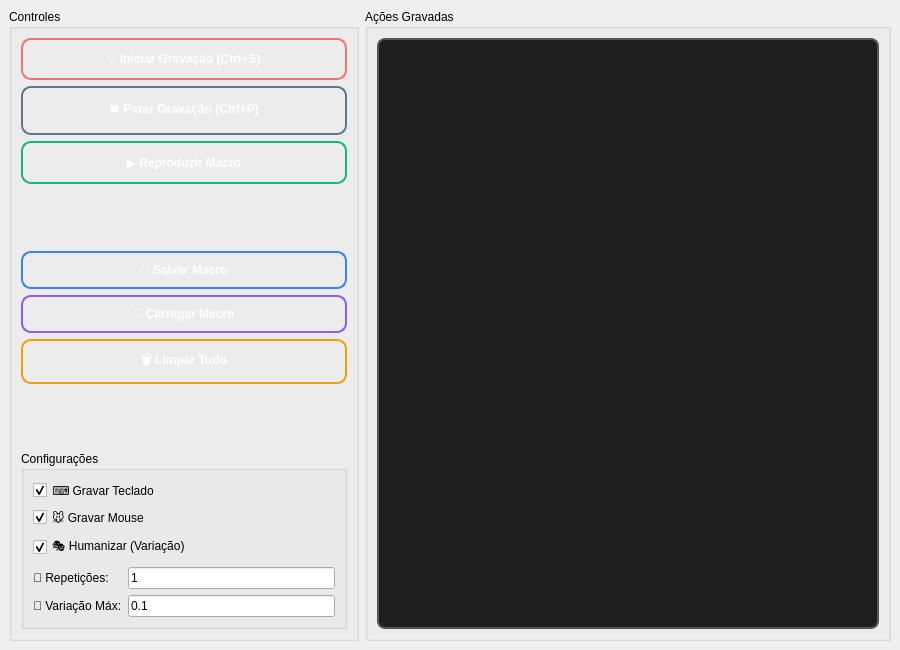
<?xml version="1.0" encoding="UTF-8"?>
<ui version="4.0">
 <class>MainWindow</class>
 <widget class="QMainWindow" name="MainWindow">
  <property name="geometry">
   <rect>
    <x>0</x>
    <y>0</y>
    <width>900</width>
    <height>650</height>
   </rect>
  </property>
  <property name="windowTitle">
   <string>MacroApp Professional</string>
  </property>
  <property name="styleSheet">
   <string notr="true">QMainWindow {
    background: qlineargradient(x1: 0, y1: 0, x2: 0, y2: 1,
        stop: 0 #2d2d30, stop: 1 #1e1e1e);
    color: white;
}</string>
  </property>
  <widget class="QWidget" name="centralwidget">
   <layout class="QHBoxLayout" name="horizontalLayout">
    <item>
     <widget class="QGroupBox" name="controlGroup">
      <property name="minimumSize">
       <size>
        <width>300</width>
        <height>0</height>
       </size>
      </property>
      <property name="maximumSize">
       <size>
        <width>350</width>
        <height>16777215</height>
       </size>
      </property>
      <property name="title">
       <string>Controles</string>
      </property>
      <layout class="QVBoxLayout" name="verticalLayout">
       <item>
        <widget class="QPushButton" name="recordButton">
         <property name="styleSheet">
          <string notr="true">QPushButton {
    background: qlineargradient(x1: 0, y1: 0, x2: 0, y2: 1,
        stop: 0 #dc2626, stop: 1 #b91c1c);
    border: 2px solid #f87171;
    border-radius: 10px;
    padding: 12px;
    color: white;
    font-weight: bold;
    font-size: 12px;
}
QPushButton:hover {
    background: qlineargradient(x1: 0, y1: 0, x2: 0, y2: 1,
        stop: 0 #ef4444, stop: 1 #dc2626);
}
QPushButton:pressed {
    background: qlineargradient(x1: 0, y1: 0, x2: 0, y2: 1,
        stop: 0 #b91c1c, stop: 1 #991b1b);
}</string>
         </property>
         <property name="text">
          <string>🎤 Iniciar Gravação (Ctrl+S)</string>
         </property>
        </widget>
       </item>
       <item>
        <widget class="QPushButton" name="stopButton">
         <property name="styleSheet">
          <string notr="true">QPushButton {
    background: qlineargradient(x1: 0, y1: 0, x2: 0, y2: 1,
        stop: 0 #475569, stop: 1 #334155);
    border: 2px solid #64748b;
    border-radius: 10px;
    padding: 12px;
    color: white;
    font-weight: bold;
    font-size: 12px;
}
QPushButton:hover {
    background: qlineargradient(x1: 0, y1: 0, x2: 0, y2: 1,
        stop: 0 #64748b, stop: 1 #475569);
}</string>
         </property>
         <property name="text">
          <string>⏹️ Parar Gravação (Ctrl+P)</string>
         </property>
        </widget>
       </item>
       <item>
        <widget class="QPushButton" name="playButton">
         <property name="styleSheet">
          <string notr="true">QPushButton {
    background: qlineargradient(x1: 0, y1: 0, x2: 0, y2: 1,
        stop: 0 #059669, stop: 1 #047857);
    border: 2px solid #10b981;
    border-radius: 10px;
    padding: 12px;
    color: white;
    font-weight: bold;
    font-size: 12px;
}
QPushButton:hover {
    background: qlineargradient(x1: 0, y1: 0, x2: 0, y2: 1,
        stop: 0 #10b981, stop: 1 #059669);
}</string>
         </property>
         <property name="text">
          <string>▶️ Reproduzir Macro</string>
         </property>
        </widget>
       </item>
       <item>
        <spacer name="verticalSpacer">
         <property name="orientation">
          <enum>Qt::Vertical</enum>
         </property>
         <property name="sizeHint" stdset="0">
          <size>
           <width>20</width>
           <height>20</height>
          </size>
         </property>
        </spacer>
       </item>
       <item>
        <widget class="QPushButton" name="saveButton">
         <property name="styleSheet">
          <string notr="true">QPushButton {
    background: qlineargradient(x1: 0, y1: 0, x2: 0, y2: 1,
        stop: 0 #2563eb, stop: 1 #1d4ed8);
    border: 2px solid #3b82f6;
    border-radius: 10px;
    padding: 10px;
    color: white;
    font-weight: bold;
}
QPushButton:hover {
    background: qlineargradient(x1: 0, y1: 0, x2: 0, y2: 1,
        stop: 0 #3b82f6, stop: 1 #2563eb);
}</string>
         </property>
         <property name="text">
          <string>💾 Salvar Macro</string>
         </property>
        </widget>
       </item>
       <item>
        <widget class="QPushButton" name="loadButton">
         <property name="styleSheet">
          <string notr="true">QPushButton {
    background: qlineargradient(x1: 0, y1: 0, x2: 0, y2: 1,
        stop: 0 #7c3aed, stop: 1 #6d28d9);
    border: 2px solid #8b5cf6;
    border-radius: 10px;
    padding: 10px;
    color: white;
    font-weight: bold;
}
QPushButton:hover {
    background: qlineargradient(x1: 0, y1: 0, x2: 0, y2: 1,
        stop: 0 #8b5cf6, stop: 1 #7c3aed);
}</string>
         </property>
         <property name="text">
          <string>📂 Carregar Macro</string>
         </property>
        </widget>
       </item>
       <item>
        <widget class="QPushButton" name="clearButton">
         <property name="styleSheet">
          <string notr="true">QPushButton {
    background: qlineargradient(x1: 0, y1: 0, x2: 0, y2: 1,
        stop: 0 #d97706, stop: 1 #b45309);
    border: 2px solid #f59e0b;
    border-radius: 10px;
    padding: 10px;
    color: white;
    font-weight: bold;
}
QPushButton:hover {
    background: qlineargradient(x1: 0, y1: 0, x2: 0, y2: 1,
        stop: 0 #f59e0b, stop: 1 #d97706);
}</string>
         </property>
         <property name="text">
          <string>🗑️ Limpar Tudo</string>
         </property>
        </widget>
       </item>
       <item>
        <spacer name="verticalSpacer_2">
         <property name="orientation">
          <enum>Qt::Vertical</enum>
         </property>
         <property name="sizeHint" stdset="0">
          <size>
           <width>20</width>
           <height>30</height>
          </size>
         </property>
        </spacer>
       </item>
       <item>
        <widget class="QGroupBox" name="settingsGroup">
         <property name="title">
          <string>Configurações</string>
         </property>
         <layout class="QGridLayout" name="gridLayout">
          <item row="0" column="0" colspan="2">
           <widget class="QCheckBox" name="recordKeyboardCheckbox">
            <property name="checked">
             <bool>true</bool>
            </property>
            <property name="text">
             <string>⌨️ Gravar Teclado</string>
            </property>
           </widget>
          </item>
          <item row="1" column="0" colspan="2">
           <widget class="QCheckBox" name="recordMouseCheckbox">
            <property name="checked">
             <bool>true</bool>
            </property>
            <property name="text">
             <string>🐭 Gravar Mouse</string>
            </property>
           </widget>
          </item>
          <item row="2" column="0" colspan="2">
           <widget class="QCheckBox" name="humanizeCheckbox">
            <property name="checked">
             <bool>true</bool>
            </property>
            <property name="text">
             <string>🎭 Humanizar (Variação)</string>
            </property>
           </widget>
          </item>
          <item row="3" column="0">
           <widget class="QLabel" name="repsLabel">
            <property name="text">
             <string>🔄 Repetições:</string>
            </property>
           </widget>
          </item>
          <item row="3" column="1">
           <widget class="QLineEdit" name="repsEdit">
            <property name="text">
             <string>1</string>
            </property>
           </widget>
          </item>
          <item row="4" column="0">
           <widget class="QLabel" name="varMaxLabel">
            <property name="text">
             <string>🎲 Variação Máx:</string>
            </property>
           </widget>
          </item>
          <item row="4" column="1">
           <widget class="QLineEdit" name="varMaxEdit">
            <property name="text">
             <string>0.1</string>
            </property>
           </widget>
          </item>
         </layout>
        </widget>
       </item>
      </layout>
     </widget>
    </item>
    <item>
     <widget class="QGroupBox" name="actionsGroup">
      <property name="title">
       <string>Ações Gravadas</string>
      </property>
      <layout class="QVBoxLayout" name="verticalLayout_2">
       <item>
        <widget class="QListWidget" name="actionList">
         <property name="styleSheet">
          <string notr="true">QListWidget {
    background-color: #1e1e1e;
    border: 2px solid #565656;
    border-radius: 8px;
    color: white;
    font-family: 'Consolas', 'Monaco', monospace;
    font-size: 11px;
    outline: none;
}
QListWidget::item {
    padding: 8px;
    border-bottom: 1px solid #3f3f46;
    background-color: #2d2d30;
}
QListWidget::item:selected {
    background: qlineargradient(x1: 0, y1: 0, x2: 0, y2: 1,
        stop: 0 #2a82da, stop: 1 #1e6fbb);
    border: 1px solid #3b82f6;
    border-radius: 4px;
}
QListWidget::item:hover {
    background-color: #3f3f46;
}</string>
         </property>
        </widget>
       </item>
      </layout>
     </widget>
    </item>
   </layout>
  </widget>
 </widget>
 <resources/>
 <connections/>
</ui>
